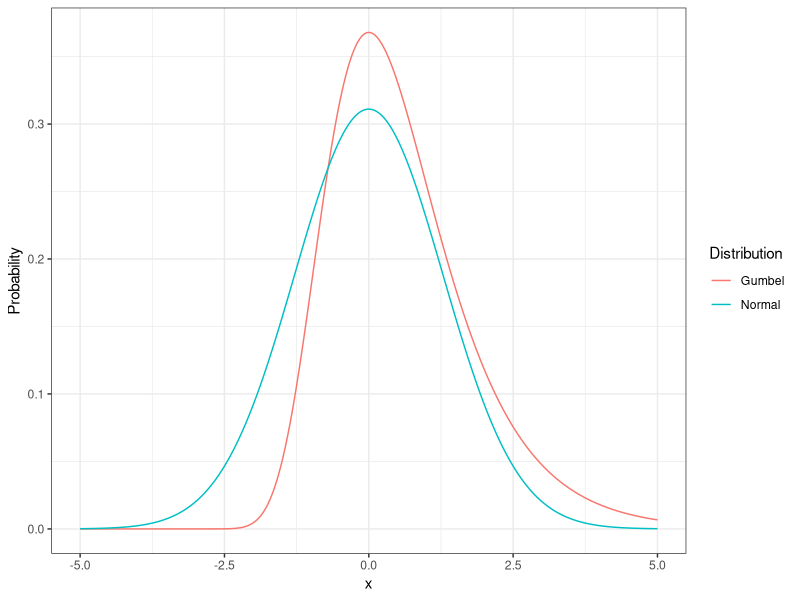
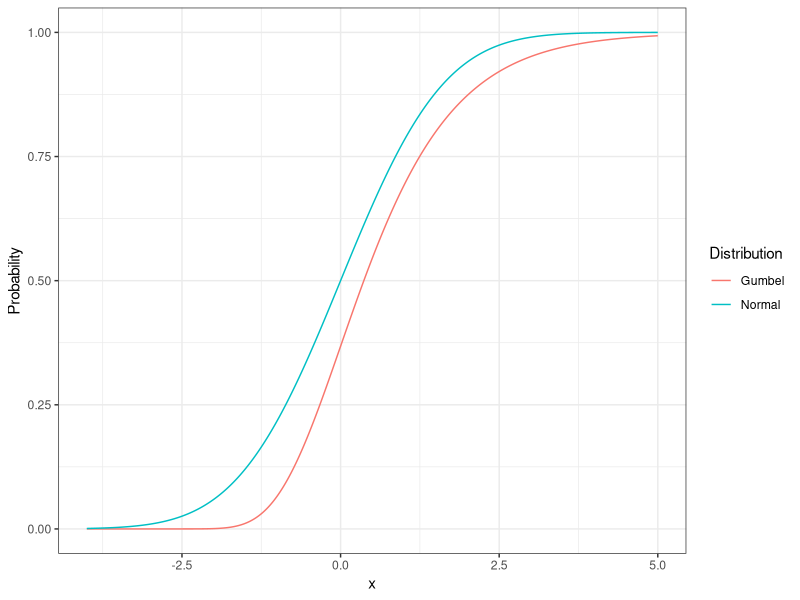
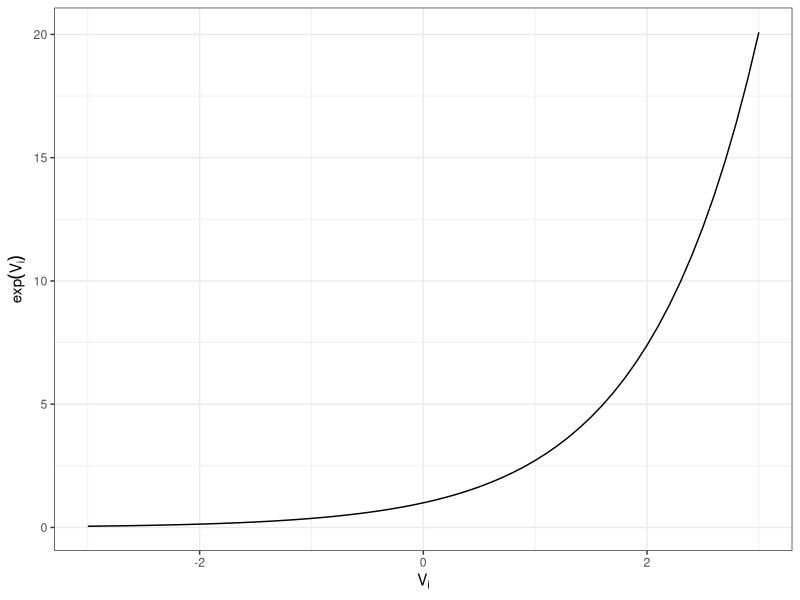
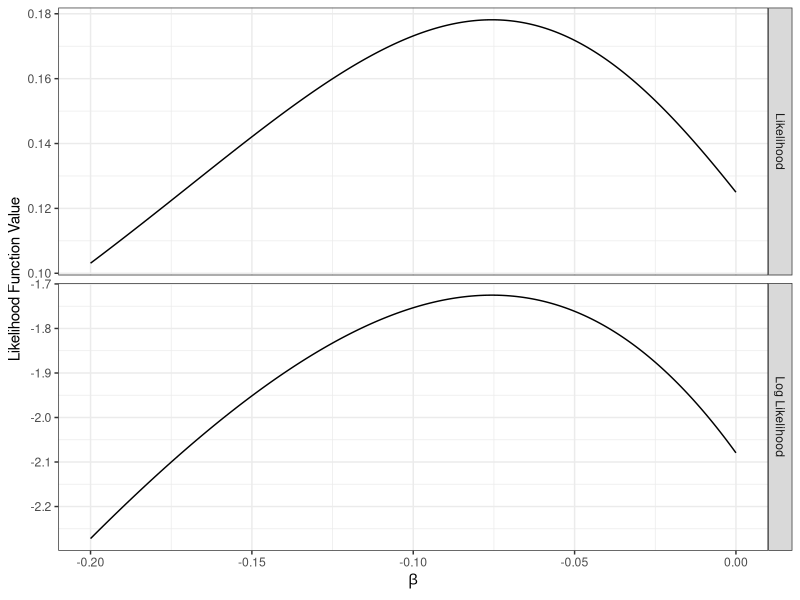

Source code (R) for these figures, in order:
## ---- chunk 1
library(tidyverse)
library(kableExtra)

#' Create a tibble object that evaluates the named expressions passed
#' in as utility equation.
utility_table <- function(expressions){
  top <- tibble(
    Alternative = names(expressions),
    Expression = expressions 
  ) %>%
    rowwise() %>%
    mutate(
      Value = eval(parse(text = Expression)),
      Exponent = exp(Value) 
    ) %>%
    ungroup() %>%
    mutate( Probability = Exponent / sum(Exponent) )
  
  bottom <- tibble(
    Alternative = "Total",
    Expression = "",
    Value = NA,
    Exponent = sum(top$Exponent),
    Probability = sum(top$Probability)
  )
  
  bind_rows(top, bottom)
}
## ---- chunk 2
pdf <- tibble(
  x = seq(-5, 5, by = 0.01),
  Normal = dnorm(x, sd = sqrt(pi^2/6)),
  Gumbel = exp(-x) * exp(-exp(-x))
) 

ggplot(pdf %>% gather(key = "Distribution", value = "Probability", -x),
       aes(x = x, y = Probability, color = Distribution)) +
  geom_line() + 
  theme_bw()
## ---- chunk 3
cdf <- tibble(
  x = seq(-4, 5, by = 0.01),
  Normal = pnorm(x, sd = sqrt(pi^2 / 6)),
  Gumbel = exp(-exp(-x))
) 

ggplot(cdf %>% gather(key = "Distribution", value = "Probability", -x),
       aes(x = x, y = Probability, color = Distribution)) +
  geom_line() + 
  theme_bw()

## ---- chunk 4
tibble( x = seq(-3,3,.1), y = exp(x)) %>%
  ggplot(aes(x = x, y = y)) + 
  geom_line() + 
  xlab(bquote(V[i])) + 
  ylab(bquote(exp(V[i]))) +
  theme_bw()
## ---- chunk 5
tibble(
  case = 1:5,
  vda = c(-3.0, -1.5, 0.0, 1.5, 3.0),
  vsr = -1.5,
  vtr = -0.5
) %>%
  mutate(
    p = exp(vda) / (exp(vda) + exp(vsr) + exp(vtr))
  ) %>%
  kableExtra::kbl(  
    caption = "Probability Values for Drive Alone as a Function of Drive Alone Utility (Shared Ride and Transit Utilities held constant)", 
    col.names = c("$Case$", "$V_{DA}$", "$V_{SR}$", "$V_{TR}$", "$Pr(DA)$")) %>%
  kableExtra::kable_styling()
## ---- chunk 6
tibble(
  case = 6:11,
  vda = 0.0,
  vsr = c(-1.5, -1.5, -1.5, -0.5, -0.5, -0.5),
  vtr = c(-1.5, -1.0, -0.5, -1.5, -1.0, -0.5)
) %>%
  mutate(
    p = exp(vda) / (exp(vda) + exp(vsr) + exp(vtr))
  ) %>%
  kableExtra::kbl(
    caption = "Probability Values for Drive Alone as a Function of Shared Ride and Transit Utilties", 
    col.names = c("$Case$", "$V_{DA}$", "$V_{SR}$", "$V_{TR}$", "$Pr(DA)$")) %>%
  kableExtra::kable_styling()
## ---- chunk 7
#' Function to compute mnl probabilities
#' @param vi utility of target alternative
#' @param ... utilities of other alternatives
mnl_prob <- function(vi, ...){
  vj <- c(...)
  exp(vi) / sum(exp(vj))
}
## ---- chunk 8
utility_table(
  c("Drive Alone" = "-0.50","Shared Ride" = "-1.50","Transit" = "-3.00")
) %>%
  kbl(caption = "Numerical Example Illustrating Equivalent Difference Property: Probability of Each Alternative Before Adding Delta") %>% 
  kable_styling() %>%
  add_header_above(c(" "=1, "Utility" = 2, " " = 2), align = "center")
## ---- chunk 9
utility_table(
  c("Drive Alone" = "-0.50 + 1.00",
    "Shared Ride" = "-1.50 + 1.00",
    "Transit" = "-3.00 + 1.00")
) %>%
  kbl(caption = "Numerical Example Illustrating Equivalent Difference Property: Probability of Each Alternative After Adding Delta (=1.0)") %>% 
  kable_styling() %>%
  add_header_above(c(" "=1, "Utility" = 2, " " = 2), align = "center")
## ---- chunk 10
utility_table(
 c("Drive Alone" = "1.1 + 0.008 * 50 - 0.02 * 30",
   "Shared Ride" = "0.8 + 0.006 * 50 - 0.02 * 35",
   "Transit" = "0.0 + 0.000 * 50 - 0.02 * 50")
) %>%
  kableExtra::kbl(caption = "Utility and Probability calculation with TRansit as Base Alternative") %>% 
  kable_styling() %>%
  add_header_above(c(" "=1, "Utility" = 2, " " = 2), align = "center")
## ---- chunk 11
utility_table(
  c( "Drive Alone" = "0.0 + 0.000 * 50 - 0.02 * 30",
     "Shared Ride" = "-0.3 - 0.002 * 50 - 0.02 * 35",
     "Transit" = "-1.1 - 0.008 * 50 - 0.02 * 50")
) %>%
  kableExtra::kbl(caption = "Utility and Probability calculation with TRansit as Base Alternative") %>% 
  kable_styling() %>%
  add_header_above(c(" "=1, "Utility" = 2, " " = 2), align = "center")
## ---- chunk 12
tibble(
 "Alternative"= c("Drive Alone", "Shared Ride", "Transit"),
 "Constant" = c("1.1","0.8","0.0"),
 "Income" = c("0.008", "0.006", "0.000"),
 "Constant " = c("-1.1","-1.1","-1.1"),
 "Income " = c("-0.008", "-0.008", "-0.008"),
 "Constant  " = c("0.0","-0.3","-1.1"),
 "Income  " = c("0.000", "-0.002", "-0.008")) %>%
  kbl(caption = "Changes in Alternative Specific Constants and Income Parameters") %>% 
  kable_styling() %>%
  add_header_above(c(" " = 1, "TRansit as Base Alternative"= 2, "Change in Parameters" = 2, "Drive Alone as Base Alternative" = 2), align = "center")
## ---- chunk 13
utility_table(
  c("Drive Alone" = "0.0",
    "Shared Ride" = "-1.60",
    "Transit" = "-1.80")
) %>%
  kbl(caption = "MNL Properties for Constants Only Model") %>% 
  kable_styling() %>% 
  add_header_above(c(" " = 1, "Utility"= 2, " " = 2), align = "center")
## ---- chunk 14
utility_table(
  c("Drive Alone" = "-0.045*25-0.004*175",
    "Shared Ride" = "-1.865-0.045*28-0.004*75",
    "Transit" = "-0.650-0.045*55-0.004*125")
) %>%
  kbl(caption = "MNL Probabilities for Time and Cost Model") %>% 
  kable_styling() %>% 
  add_header_above(c(" " = 1, "Utility"= 2, " " = 2), align = "center")
## ---- chunk 15
utility_table(
  c("Drive Alone" = "-0.031*21-0.062*4-0.004*175",
    "Shared Ride" = "-1.90-0.031*23-0.062*5-0.004*75",
    "Transit" = "-0.80-0.031*25-0.062*30-0.004*125")
) %>%
  kbl(caption = "MNL Probabilities for Time and Cost Model") %>% 
  kable_styling() %>% 
  add_header_above(c(" " = 1, "Utility"= 2, " " = 2), align = "center")
## ---- chunk 16
utility_table(
  c("Drive Alone" = " -0.031*21-0.062*4-0.004*175",
    "Shared Ride" = "-1.90-0.031*23-0.062*5-0.004*75",
    "Transit" = "-0.50-0.031*25-0.062*30-0.004*125-0.0087*50")
) %>%
  kbl(caption = "MNL Probabilities for In and Out of Vehicle Time, Cost and Income Model") %>% 
  kable_styling() %>% 
  add_header_above(c(" " = 1, "Utility"= 2, " " = 2), align = "center")
## ---- chunk 17
utility_table(
  c("Drive Alone" = " -0.031*21-0.062*4-0.153*(175/50) ",
    "Shared Ride" = " -1.90-0.031*23-0.062*5-0.153*(75/50)   ",
    "Transit" = "-0.45-0.031*25-0.062*30-0.153*(125/50)")
) %>%
  kbl(caption = "MNL Probabilities for In and Out of Vehicle Time, Cost/Income Model") %>% 
  kable_styling() %>% 
  add_header_above(c(" " = 1, "Utility"= 2, " " = 2), align = "center")
## ---- chunk 18
# calculate probabilities for example individuals
demo_ps <- function(beta){
  v1a <- beta * 30
  v1t <- beta * 50 
  p1 <- exp(v1a) / (exp(v1t) + exp(v1a)) 
  v2a <- beta * 20
  v2t <- beta * 10
  p2 <- exp(v2a) / (exp(v2t) + exp(v2a)) 
  v3a <- beta * 40
  v3t <- beta * 30
  p3 <- exp(v3t) / (exp(v3t) + exp(v3a)) 
  
  c(p1, p2, p3)
}

# calculate likelihood function
demo_likelihood <- function(beta) {
  ps <- demo_ps(beta)
  prod(ps)
}

# calculate log-likelihood
demo_loglikelihood <- function(beta) {
  ps <- demo_ps(beta)
  sum(log(ps))
}

tibble(
  beta = seq(-0.2, 0, by = 0.001)
) %>%
  rowwise() %>%
  mutate(
  Likelihood = demo_likelihood(beta),
  `Log Likelihood` = demo_loglikelihood(beta)
) %>%
  gather(likelihood, value, -beta) %>%
  ggplot(aes(x = beta, y = value)) + 
  geom_line() +
  xlab(expression(beta)) + ylab("Likelihood Function Value") +
  facet_grid(likelihood ~ ., scales = "free_y")  + theme_bw()
